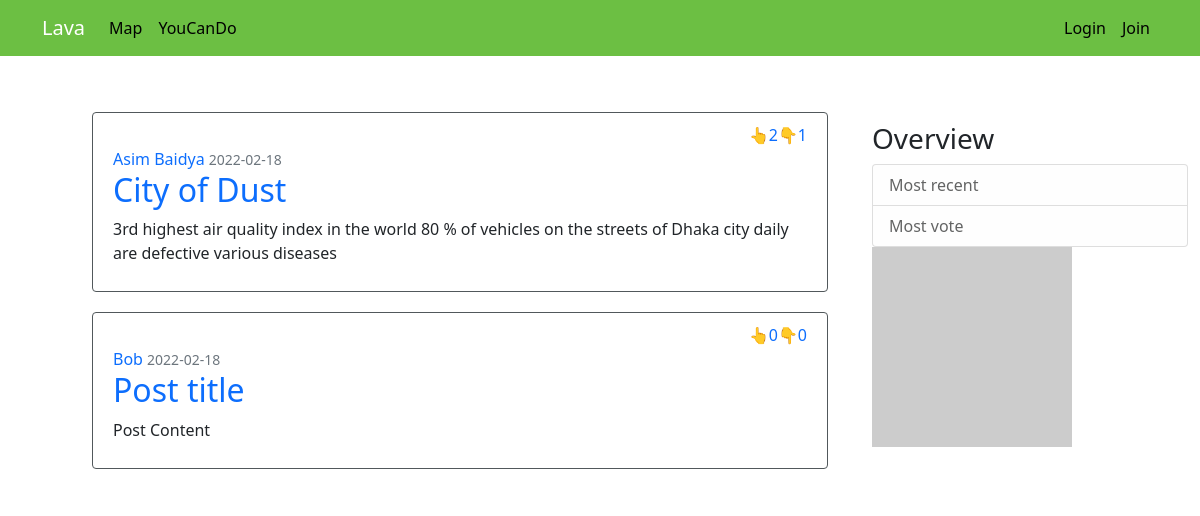
The page /lava on the database as committed earlier.
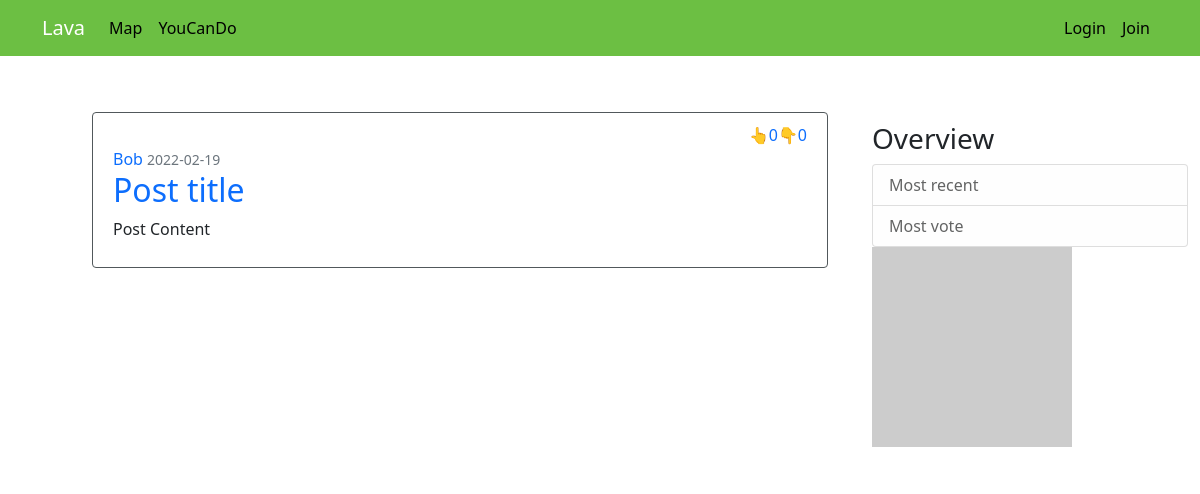
The same page on the database as committed later.
### lava/models/__init__.py (models this page shows, shortened)
class Post(db.Model):
    id = db.Column(db.Integer, primary_key=True)
    title = db.Column(db.String(100), nullable=False)
    date_posted = db.Column(db.DateTime,
        nullable=False, default=datetime.utcnow)
    content = db.Column(db.Text, nullable=False)
    image = db.Column(db.String(100), nullable=False,default='default.jpg')
    up = db.Column(db.Integer,nullable=False,default=0)
    down = db.Column(db.Integer,nullable=False,default=0)
    user_id = db.Column(db.Integer,
        db.ForeignKey('user.id',ondelete="CASCADE"), nullable=False)
    comments = db.relationship('Comment', backref='post', lazy=True)

class User(db.Model, UserMixin):
    id = db.Column(db.Integer, primary_key=True)
    name = db.Column(db.String(50),  nullable=False)
    email = db.Column(db.String(120), unique=True, nullable=False)
    gender = db.Column(db.String(1))
    date = db.Column(db.String(250))
    dp = db.Column(db.String(20))
    password = db.Column(db.String(60), nullable=False)
    posts = db.relationship('Post', backref='author', lazy=True)
    comments = db.relationship('Comment', backref='author', lazy=True)

### lava/main/__init__.py (the view)
@main.route('/')
@main.route('/lava')
def index():
    page = request.args.get('page', 1, type=int)
    posts = Post.query.order_by(Post.date_posted.desc()).paginate(page=page, per_page=5)
    print(posts)
    return render_template('index.html', posts=posts)

### lava/templates/index.html
{% extends "base_index.html" %}
{% block content %}
    {% for post in posts.items %}
        <article class="media content-section">
          <div class="media-body">
            <div class="vote">
              <div class="up">
                <a href="#">
                👆{{post.up}}
                </a>
              </div>
              <div class="down">
                <a href="#">
                👇{{post.down}}
                </a>
              </div>
            </div>
            <div class="article-metadata">
              <a class="mr-2" href="#">{{post.author.name}}</a>
              <small class="text-muted">{{post.date_posted.strftime('%Y-%m-%d')}}</small>
            </div>
            <h2>
              <a class="article-title" href="{{ url_for('posts.post',post_id=post.id) }}">{{post.title}}</a>
            </h2>
            <p class="article-content">{{post.content}}</p>
          </div>
        </article>
    {% endfor %}
{% endblock content %}

### lava/templates/base_index.html (shortened to what this page needs)
<!DOCTYPE html>
<html>
<head>
    <link
    href="https://cdn.jsdelivr.net/npm/bootstrap@5.0.2/dist/css/bootstrap.min.css"
    rel="stylesheet">
    <link
    rel="stylesheet"
    type="text/css"
    href="{{ url_for('static', filename='style/style.css') }}"
    >
</head>
<body>
    <header class="site-header">
      <nav class="navbar navbar-expand-md navbar-dark bg-green fixed-top">
        <div class="container">
          <a class="navbar-brand mr-4" href="/">Lava</a>
          <div class="collapse navbar-collapse " id="navbarToggle">
            <div class="navbar-nav mr-auto">
              <a class="nav-item nav-link" href="{{url_for('map.maps')}}">Map</a>
              <a class="nav-item nav-link" href="#">YouCanDo</a>
            </div>
            <div class="navbar-nav ms-auto d-flex justify-content-between">
              {% if current_user.is_authenticated %}
                <a
                  class="nav-item nav-link"
                  href="{{ url_for('posts.new_post')}} ">
                  Create
                </a>
                <a
                  class="nav-item nav-link"
                  href="#">
                  User Posts
                </a>
                <a
                  class="nav-item nav-link"
                  href="{{ url_for('users.logout')}} ">
                  Logout
                </a>
              {% else %}
                <a
                  class="nav-item nav-link"
                  href="{{ url_for('users.login')}} ">
                  Login
                </a>
                <a
                  class="nav-item nav-link"
                  href="{{ url_for('users.register')}} ">
                  Join
                </a>
              {% endif %}
            </div>
          </div>
        </div>
      </nav>
    </header>
    <main role="main" class="container body-content">
      <div class="row">
        <div class="col-md-8">
          {% block content %}
          {% endblock %}
        </div>
        <div class="col-md-4">
          <div class="content-overview">
            <h3>Overview</h3>
              <ul class="list-group">
                <li class="list-group-item list-group-item-light">
                  Most recent</li>
                <li
                class="list-group-item list-group-item-light">
                Most vote</li>
              </ul>
              <img src="https://picsum.photos/200" alt="img">
          </div>
        </div>
      </div>
    </main>
</body>
</html>

### lava/static/style/style.css (style rules this page uses)
body { margin-top: 5rem; background-color:#8A919966; background-color:#707A8C; background-color: white; }
.body-content { background-color: white; margin: 5rem; padding-top: 2rem; }
.bg-green { background-color: #50c878; background-color: #6CBF43; }
.site-header .navbar-nav .nav-link { color: black; }
.content-section { padding: 10px 20px; border: 1px solid #51585b; border-radius: 4px; margin-bottom: 20px; }
.content-overview { padding: 10px 20px; border-radius: 2px; height: 100%; margin-bottom: 10px; }
.up,.down { width: auto; }
a:link { text-decoration: none; }
.up a:link,.down a:link { text-decoration: none; }
.vote { display: flex; align-items: right; justify-content: right; }

Rows that differ between the two databases and show on the page:
removed Post: up "2", down "1", author.name "Asim Baidya", date_posted "2022-02-18", title "City of Dust", content "3rd highest air quality index in the world 80 % of vehicles on the streets of Dhaka city daily are defective various diseases"
changed Post "Post title": date_posted "2022-02-18" → "2022-02-19"
